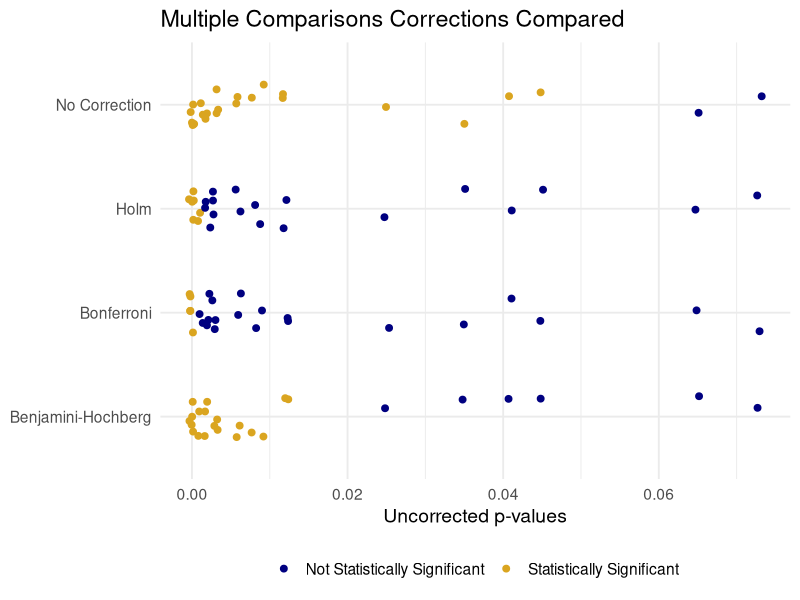

This chart was generated by the following R code:
## ---- chunk 1
#| echo: false
#| eval: true

# Set seed for reproducibility
set.seed(37212)
 
# Loading tidyverse
if(!require(tidyverse)) install.packages("tidyverse")

# Generating 50 test statistics
# Half are drawn from a normal with mean 0
# The other half are drawn from a normal with mean 3
x <- rnorm(50, mean = c(rep(0, 25), rep(3, 25)))
 
# Obtaining 50 p-values
p <- round(2*pnorm(sort(-abs(x))), 3)
 
# Setting our alpha level
alpha <- 0.05
 
# Without any corrections
sig <- p < alpha
 
# Conducting three corrections and compare to target alpha
bonferroni_sig <- p.adjust(p, "bonferroni") < alpha
holm_sig <- p.adjust(p, "holm") < alpha
BH_sig <- p.adjust(p, "BH") <alpha

# Putting all of this into a df
df <- data.frame(
  p_value = c(p, p, p, p),
  method  = c(rep("No Correction", length(p)),
              rep("Benjamini-Hochberg", length(p)),
              rep("Holm", length(p)),
              rep("Bonferroni", length(p))),
  sig_flag = c(sig, BH_sig, holm_sig, bonferroni_sig)
)

# Creating a significance variable
df$significance <- ifelse(df$sig_flag, 
                          "Statistically Significant", 
                          "Not Statistically Significant")

# Subsetting p-values < 0.1 for graph
df_subset <- df |>
    filter(p_value < 0.1)

# Plotting with ggplot
ggplot(df_subset, aes(x = p_value, y = method, color = significance)) +
  geom_point(position = position_jitter(height = 0.2), size = 2) +
  scale_color_manual(values = c("Statistically Significant" = "Goldenrod", 
                                "Not Statistically Significant" = "Navy")) +
  labs(
    x = "Uncorrected p-values",
    y = NULL,
    color = NULL,
    title = "Multiple Comparisons Corrections Compared"
  ) +
  theme_minimal(base_size = 14) +
  theme(legend.position = "bottom")
